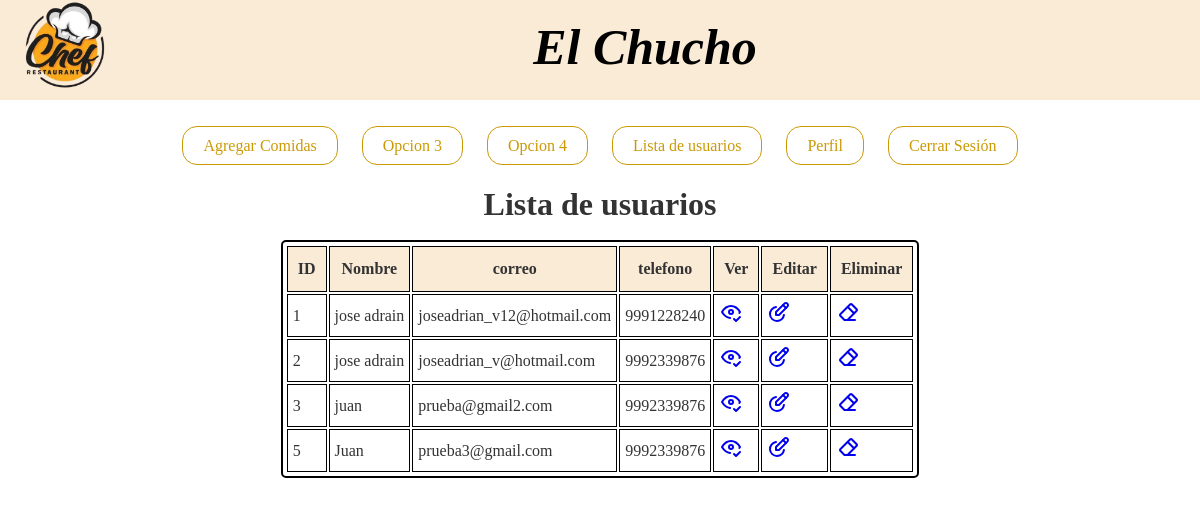
The page /ListaU.php (signed in) on the database its author committed.
### tables this page shows
CREATE TABLE `usuarios` (
  `id` int(11) NOT NULL,
  `usuario` varchar(50) DEFAULT NULL,
  `nombre` varchar(50) DEFAULT NULL,
  `correo` varchar(100) DEFAULT NULL,
  `telefono` varchar(10) DEFAULT NULL,
  `contrasena` varchar(255) DEFAULT NULL,
  `Eliminar` int(20) DEFAULT NULL,
  `fecha_ingreso` date DEFAULT NULL,
  `token_recuperacion` varchar(255) DEFAULT NULL,
  `expira_token` datetime DEFAULT NULL,
  `id_tipo1` int(2) NOT NULL
);

### ListaU.php (the view, shortened to what this page needs)
<?php
    require "conexion.php"
?>
<!DOCTYPE html>
<html lang="en">
<head>
    <link rel="stylesheet" href="diseño1.css">
</head>
<body>
 <?php
  include "encabezado.php";
  include "Menu_botones.php";
  ?>
  <br>
  <div class="Despligue">
  <h1>Lista de usuarios</h1>
  <br>
  <table>
	<tbody>
		<tr>
			<th>ID</th>
			<th>Nombre</th>
			<th>correo</th>
			<th>telefono</th>
			<th>Ver</th>
			<th>Editar</th>
			<th>Eliminar</th>
		</tr>
    <?php
      $todos_datos = "SELECT * FROM usuarios ORDER BY id ASC";
    			$resultado = mysqli_query($conectar, $todos_datos);
			while ($fila = mysqli_fetch_assoc($resultado)) {
			?>
		<tr>
			<td><?php echo $fila["id"]; ?></td>
	    <td><?php echo $fila["nombre"]; ?></td>
      <td><?php echo $fila["correo"]; ?></td>
			<td><?php echo $fila["telefono"]; ?></td>
      <td><a href = "vistaperfilA.php?id=<?php echo $fila["id"];?>"></a></td>
<td><a href = "#"></a></td>
      <td><a href='#' onClick = "validar('eliminar.php?id=<?php echo $fila["id"]; ?>')"></a></td>
		</tr>
	<?php
			}
	?>
	</tbody>
</table>
  </div>
</body>
</html>

### encabezado.php
<div class="encabezado">
        <div class="imagen">
            <img class="ima1" src="imagenes/logo.png" alt="">
        </div>
        <div class="titulo"><h1>El Chucho</h1></div>
</div>

### Menu_botones.php
<br>
    <nav class="menu">
<a href="nuevacomida.php">Agregar Comidas</a>
<a href="#">Opcion 3</a>
<a href="#">Opcion 4</a>
<a href="ListaU.php">Lista de usuarios</a>
<a href="perfilA.php">Perfil</a>
<a href="salir.php">Cerrar Sesión</a>
  </nav>

### diseño1.css (style rules this page uses)
* { box-sizing: border-box; margin: 0; padding: 0; }
body { max-width: 100%; font-size: 16px; line-height: 24px; color: #333; background-color: white; }
.encabezado { width:100%; height: 100px; margin: auto; background-color: antiquewhite; }
.titulo { text-align: center; color: black; font-style: italic; font-size: 25px; padding-top: 35px; }
.imagen { width: 150px; height: 150px; float: left; margin: -30px; }
.ima1 { width: 150px; height: 150px; margin: auto; margin-left: 20px; }
.menu { text-align: center; color: #eeeeee; padding: 10px; background-color: white; }
.menu a { color: #CB9904; padding: 10px 20px; text-decoration: none; border: 1px solid #CB9904; border-radius: 15px; margin: 10px; transition: .1s; font-weight: 300; }
.Despligue { text-align: center; }
table { margin: auto; text-align: center; padding: 2px; border-radius: 5px; border: 2px solid black; }
td { margin: 0px; padding: 5px; text-align: left; border: 1px solid black; }
th { background-color: antiquewhite; margin: 5px; border: 1px solid black; padding: 10px; }

### rows shown on the page
usuarios: id "1", nombre "jose adrain", correo "joseadrian_v12@hotmail.com", telefono "9991228240"
usuarios: id "2", nombre "jose adrain", correo "joseadrian_v@hotmail.com", telefono "9992339876"
usuarios: id "3", nombre "juan", correo "prueba@gmail2.com", telefono "9992339876"
usuarios: id "5", nombre "Juan", correo "prueba3@gmail.com", telefono "9992339876"
